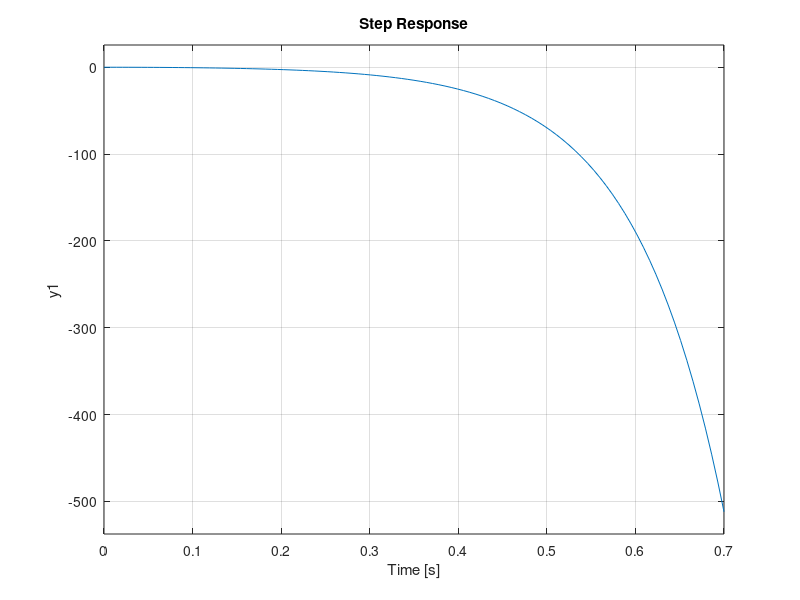
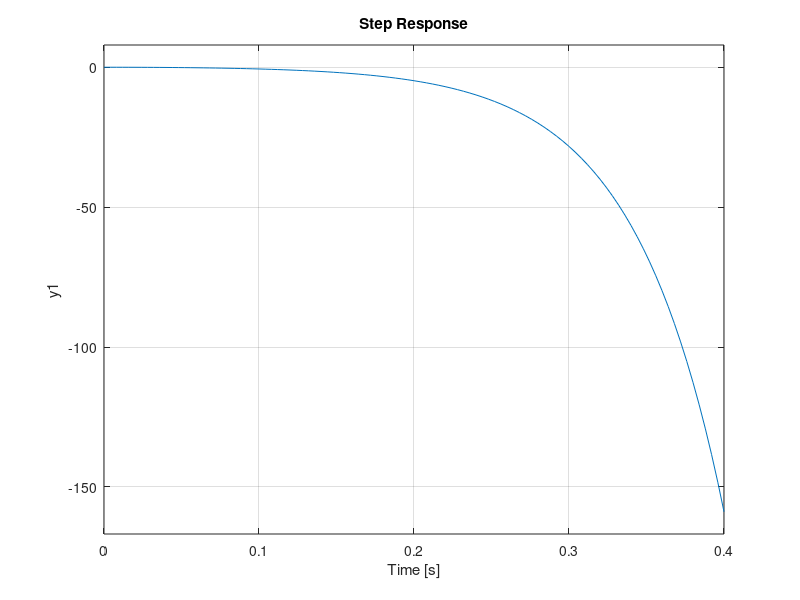
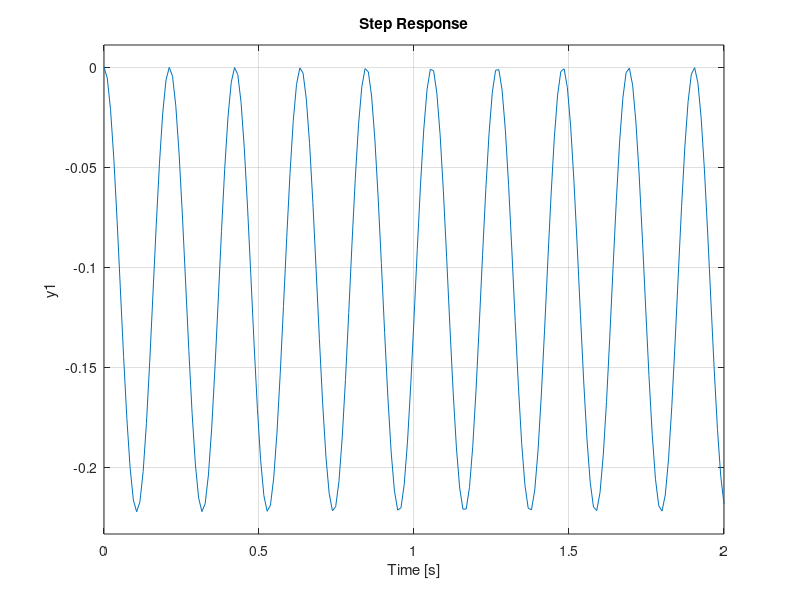
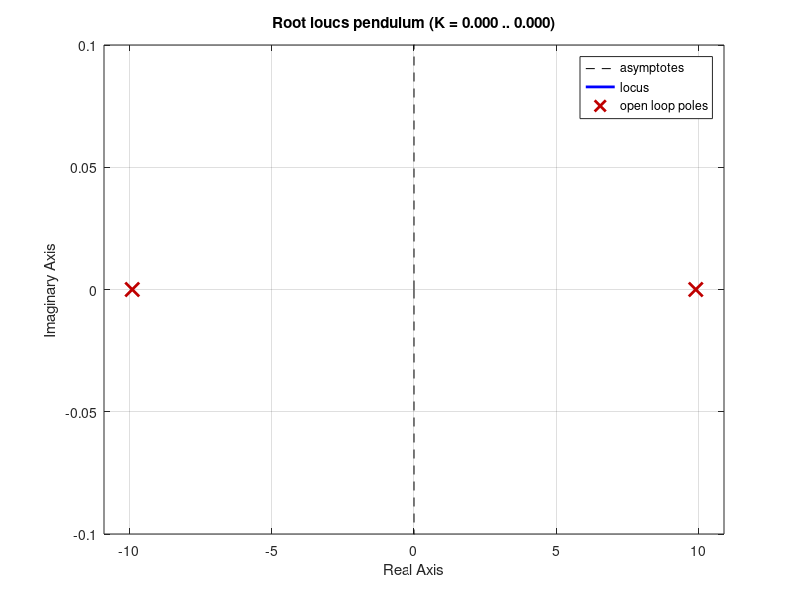

The MATLAB script that drew these images, in order:
g = 9.81;
l = 0.10;
omega = sqrt(g/l);

num = [-omega^2];
den = [1,0,-omega^2];
pendulum = tf(num,den);
figure(1);
step(pendulum);    % Plant model

k = 2;
sysclp1 = feedback(pendulum,k);
figure(2);
step(sysclp1);     % Negative feedback

k = 10;
sysclp2 = feedback(pendulum,k,+1);
figure(3);
step(sysclp2);     % Positive feedback

figure(4);
rlocus(pendulum);

figure(5);
rlocus(-pendulum);

c = 10;
tau = 1/(c*omega);
num = [c*tau,1];
den = [tau,1];
compensator = tf(num,den);
sys2 = series(-compensator,pendulum);
figure(6);
rlocus(sys2);

num = [0.1,1];
den = [0.01,1];
compensator2 = tf(num,den);
sys3 = series(-compensator2,pendulum);
figure(7);
rlocus(sys3);

k = 1.5;
sys4 = feedback(sys3,k);
figure(8);
step(sys4);

servo = tf([1],[0.00025 0.02 1]);
actual = series(servo,pendulum);
sys4 = series(-compensator2,actual);
figure(9);
rlocus(sys4);

k = 1.2;    %rlocfind(sys4);
syscpl3 = feedback(sys4,k);
figure(10);
bode(syscpl3);

figure(11);
step(syscpl3);

figure(12);
margin(syscpl3);
